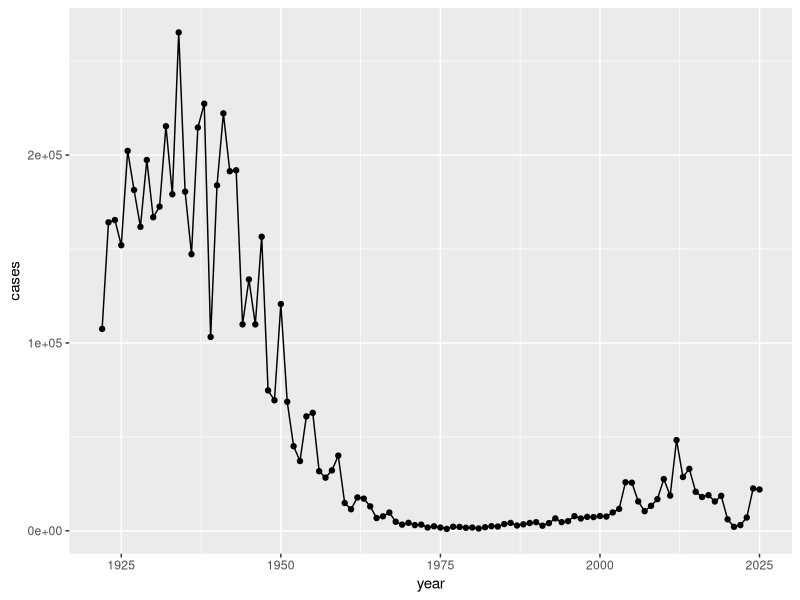
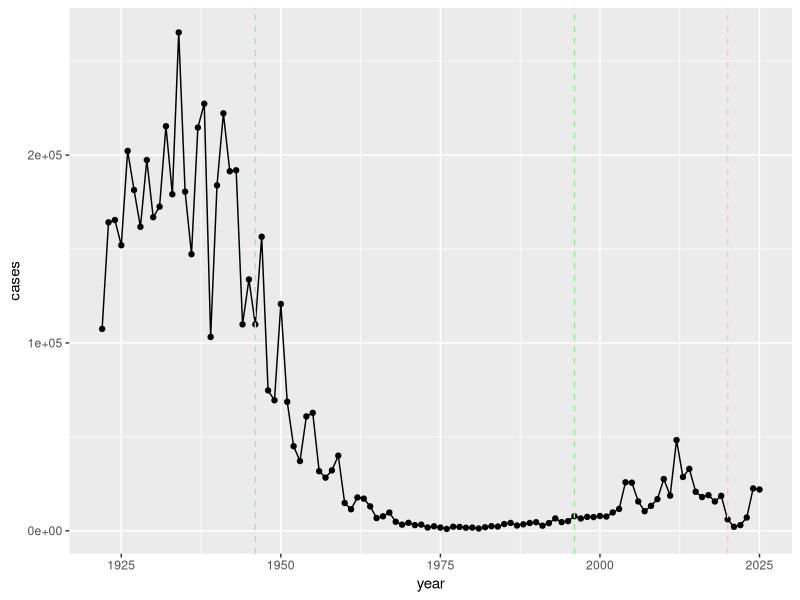

Recreate these plots in R, in order. (Note: this script raises an error after producing the figures.)
## ---- chunk 1
cdc <- data.frame(
  year = c(
    1922L,
    1923L,
    1924L,
    1925L,
    1926L,
    1927L,
    1928L,
    1929L,
    1930L,
    1931L,
    1932L,
    1933L,
    1934L,
    1935L,
    1936L,
    1937L,
    1938L,
    1939L,
    1940L,
    1941L,
    1942L,
    1943L,
    1944L,
    1945L,
    1946L,
    1947L,
    1948L,
    1949L,
    1950L,
    1951L,
    1952L,
    1953L,
    1954L,
    1955L,
    1956L,
    1957L,
    1958L,
    1959L,
    1960L,
    1961L,
    1962L,
    1963L,
    1964L,
    1965L,
    1966L,
    1967L,
    1968L,
    1969L,
    1970L,
    1971L,
    1972L,
    1973L,
    1974L,
    1975L,
    1976L,
    1977L,
    1978L,
    1979L,
    1980L,
    1981L,
    1982L,
    1983L,
    1984L,
    1985L,
    1986L,
    1987L,
    1988L,
    1989L,
    1990L,
    1991L,
    1992L,
    1993L,
    1994L,
    1995L,
    1996L,
    1997L,
    1998L,
    1999L,
    2000L,
    2001L,
    2002L,
    2003L,
    2004L,
    2005L,
    2006L,
    2007L,
    2008L,
    2009L,
    2010L,
    2011L,
    2012L,
    2013L,
    2014L,
    2015L,
    2016L,
    2017L,
    2018L,
    2019L,
    2020L,
    2021L,
    2022L,
    2023L,
    2024L,
    2025L
  ),
  cases = c(
    107473,
    164191,
    165418,
    152003,
    202210,
    181411,
    161799,
    197371,
    166914,
    172559,
    215343,
    179135,
    265269,
    180518,
    147237,
    214652,
    227319,
    103188,
    183866,
    222202,
    191383,
    191890,
    109873,
    133792,
    109860,
    156517,
    74715,
    69479,
    120718,
    68687,
    45030,
    37129,
    60886,
    62786,
    31732,
    28295,
    32148,
    40005,
    14809,
    11468,
    17749,
    17135,
    13005,
    6799,
    7717,
    9718,
    4810,
    3285,
    4249,
    3036,
    3287,
    1759,
    2402,
    1738,
    1010,
    2177,
    2063,
    1623,
    1730,
    1248,
    1895,
    2463,
    2276,
    3589,
    4195,
    2823,
    3450,
    4157,
    4570,
    2719,
    4083,
    6586,
    4617,
    5137,
    7796,
    6564,
    7405,
    7298,
    7867,
    7580,
    9771,
    11647,
    25827,
    25616,
    15632,
    10454,
    13278,
    16858,
    27550,
    18719,
    48277,
    28639,
    32971,
    20762,
    17972,
    18975,
    15609,
    18617,
    6124,
    2116,
    3044,
    7063,
    22538,
    21996
    
  )
)
## ---- chunk 2
library(ggplot2)

ggplot(cdc) +
  aes(year,cases) +
  geom_point() +
  geom_line() 
## ---- chunk 3
ggplot(cdc) +
  aes(year,cases) +
  geom_point() +
  geom_line()+
  geom_vline(xintercept = 1946, col="lightblue", lty =2) +
  geom_vline(xintercept = 1996, col="lightgreen", lty =2) +
  geom_vline(xintercept = 2020, col="pink", lty =2)
## ---- chunk 4
library(jsonlite)

subject <- read_json("https://www.cmi-pb.org/api/subject",simplifyVector = TRUE)

head(subject)
## ---- chunk 5
table(subject$infancy_vac)
## ---- chunk 6
table(subject$biological_sex)
## ---- chunk 7
table(subject$race, subject$biological_sex)

## ---- chunk 8
specimen <- read_json("http://cmi-pb.org/api/v5_1/specimen", simplifyVector = TRUE)

ab_titer <- read_json("http://cmi-pb.org/api/v5_1/plasma_ab_titer", simplifyVector = TRUE)
## ---- chunk 9
head(specimen)
## ---- chunk 10
head(ab_titer)
## ---- chunk 11
library(dplyr)

meta <- inner_join(subject, specimen)
head(meta)
## ---- chunk 12
abdata <- inner_join(ab_titer, meta)
head(abdata)
## ---- chunk 13
table(abdata$isotype)
## ---- chunk 14
table(abdata$antigen)
## ---- chunk 15
igg <- abdata |>
  filter(isotype == "IgG")

head(igg)
## ---- chunk 16
ggplot(igg) + 
  aes(MFI_normalised, antigen) +
  geom_boxplot() +
  facet_wrap(~infancy_vac)
## ---- chunk 17
ggplot(igg) + 
  aes(MFI_normalised, antigen, col=infancy_vac) +
  geom_boxplot()
## ---- chunk 18
ggplot(igg) + 
  aes(MFI_normalised, antigen, col= infancy_vac) +
  geom_boxplot() +
  facet_wrap(~infancy_vac)
## ---- chunk 19
ggplot(igg) +
  aes(MFI_normalised, antigen, col=infancy_vac ) +
  geom_boxplot(show.legend = FALSE) + 
  facet_wrap(vars(visit), nrow=2) +
  xlim(0,75) +
  theme_bw()
## ---- chunk 20
pt.igg.21 <- igg |> filter(antigen == "PT", dataset == "2021_dataset")
## ---- chunk 21
ggplot(pt.igg.21) +
  aes(planned_day_relative_to_boost, 
      MFI_normalised, 
      col=infancy_vac,
      group = subject_id) +
  geom_point() +
  geom_line()+
  geom_vline(xintercept = 14, lty=2)
## ---- chunk 22
library(ggplot2)

ggplot(pt.igg.21) +
  aes(planned_day_relative_to_boost,
      MFI_normalised,
      col = infancy_vac,
      group = subject_id) +

  geom_line(alpha = 0.2) +      
  geom_point(alpha = 0.2) +

  geom_line(
    data = subset(pt.igg.21, subject_id %in% c("S01","S05")),
    size = 1.5, alpha = 6
  ) +

  geom_point(
    data = subset(pt.igg.21, subject_id %in% c("S01","S05")),
    size = 3, alpha = 6
  ) +

  geom_vline(xintercept = 14, lty = 2) 
## ---- chunk 23
